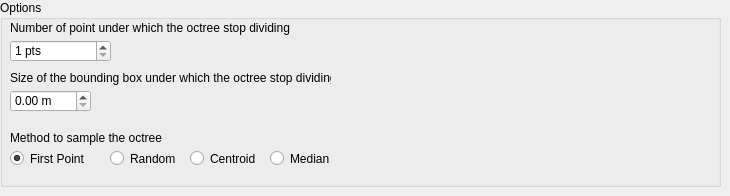
       <widget class="QWidget" name="OctreeGridFilter">
        <widget class="QGroupBox" name="groupBox_8">
         <property name="geometry">
          <rect>
           <x>0</x>
           <y>0</y>
           <width>721</width>
           <height>187</height>
          </rect>
         </property>
         <property name="title">
          <string>Options</string>
         </property>
         <widget class="QLabel" name="stopPointOctreeTitle">
          <property name="geometry">
           <rect>
            <x>10</x>
            <y>20</y>
            <width>361</width>
            <height>16</height>
           </rect>
          </property>
          <property name="text">
           <string>Number of point under which the octree stop dividing</string>
          </property>
         </widget>
         <widget class="QLabel" name="octreeSampleTitle">
          <property name="geometry">
           <rect>
            <x>10</x>
            <y>130</y>
            <width>341</width>
            <height>16</height>
           </rect>
          </property>
          <property name="text">
           <string>Method to sample the octree</string>
          </property>
         </widget>
         <widget class="QRadioButton" name="octreeSampleRandom">
          <property name="geometry">
           <rect>
            <x>110</x>
            <y>150</y>
            <width>141</width>
            <height>17</height>
           </rect>
          </property>
          <property name="text">
           <string>Random</string>
          </property>
          <property name="checked">
           <bool>false</bool>
          </property>
          <attribute name="buttonGroup">
           <string notr="true">buttonGroup_5</string>
          </attribute>
         </widget>
         <widget class="QRadioButton" name="octreeSampleFirst">
          <property name="geometry">
           <rect>
            <x>10</x>
            <y>150</y>
            <width>91</width>
            <height>17</height>
           </rect>
          </property>
          <property name="text">
           <string>First Point</string>
          </property>
          <property name="checked">
           <bool>true</bool>
          </property>
          <attribute name="buttonGroup">
           <string notr="true">buttonGroup_5</string>
          </attribute>
         </widget>
         <widget class="QDoubleSpinBox" name="stopPointOctree">
          <property name="geometry">
           <rect>
            <x>10</x>
            <y>40</y>
            <width>101</width>
            <height>22</height>
           </rect>
          </property>
          <property name="suffix">
           <string> pts</string>
          </property>
          <property name="decimals">
           <number>0</number>
          </property>
          <property name="minimum">
           <double>1.000000000000000</double>
          </property>
          <property name="maximum">
           <double>10000000.000000000000000</double>
          </property>
          <property name="singleStep">
           <double>10.000000000000000</double>
          </property>
          <property name="value">
           <double>1.000000000000000</double>
          </property>
         </widget>
         <widget class="QLabel" name="octreeSizeTitle">
          <property name="geometry">
           <rect>
            <x>10</x>
            <y>70</y>
            <width>321</width>
            <height>16</height>
           </rect>
          </property>
          <property name="text">
           <string>Size of the bounding box under which the octree stop dividing</string>
          </property>
         </widget>
         <widget class="QDoubleSpinBox" name="octreeSize">
          <property name="geometry">
           <rect>
            <x>10</x>
            <y>90</y>
            <width>81</width>
            <height>22</height>
           </rect>
          </property>
          <property name="suffix">
           <string> m</string>
          </property>
          <property name="decimals">
           <number>2</number>
          </property>
          <property name="minimum">
           <double>0.000000000000000</double>
          </property>
          <property name="maximum">
           <double>10000000.000000000000000</double>
          </property>
          <property name="singleStep">
           <double>0.100000000000000</double>
          </property>
          <property name="value">
           <double>0.000000000000000</double>
          </property>
         </widget>
         <widget class="QRadioButton" name="octreeSampleCentroid">
          <property name="geometry">
           <rect>
            <x>190</x>
            <y>150</y>
            <width>71</width>
            <height>17</height>
           </rect>
          </property>
          <property name="text">
           <string>Centroid</string>
          </property>
          <property name="checked">
           <bool>false</bool>
          </property>
          <attribute name="buttonGroup">
           <string notr="true">buttonGroup_5</string>
          </attribute>
         </widget>
         <widget class="QRadioButton" name="octreeSampleMedian">
          <property name="geometry">
           <rect>
            <x>270</x>
            <y>150</y>
            <width>71</width>
            <height>17</height>
           </rect>
          </property>
          <property name="text">
           <string>Median</string>
          </property>
          <property name="checked">
           <bool>false</bool>
          </property>
          <attribute name="buttonGroup">
           <string notr="true">buttonGroup_5</string>
          </attribute>
         </widget>
        </widget>
       </widget>
